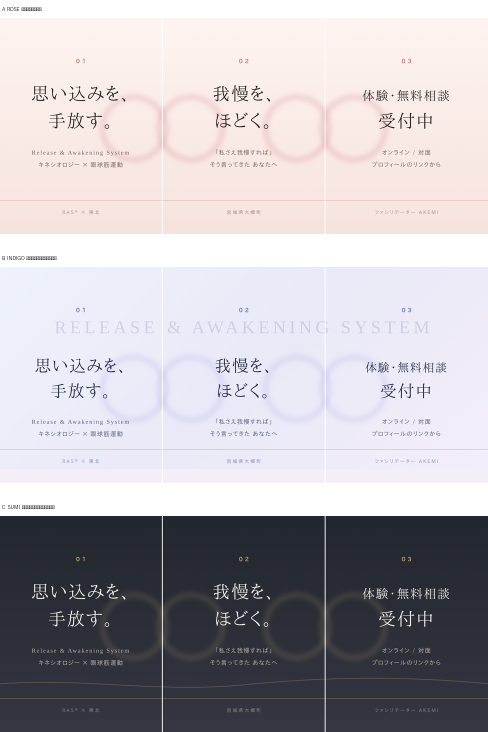
#> input picture posts/profile-pin/compare.png, 975 x 1464 px (shown at 1/2 size)
$ python tone_photo.py compare.png out.png
#> lines starting #> are read from the running program, lines starting #| are printed output that depends on the picture
#> further down, im is the input picture: PIL image 975x1464 RGB; mean R, G, B 184.6, 180.9, 186.1
#!/usr/bin/env python3
"""
写真を、参考デザインの色調（彩度を落とした、少し暖かいマット調）に揃えるツール。

グリッド全体の統一感は、文字タイルより「写真の色が揃っているか」で決まる。
撮った写真をそのまま上げると、ここだけ浮く。

    python3 tone_photo.py 写真.jpg out.jpg
    python3 tone_photo.py 写真.jpg out.jpg --strength 0.7
"""
import argparse
from PIL import Image, ImageEnhance

CREAM = (226, 218, 187)   # #E2DABB 参考デザインのベージュ


def tone(img, strength=1.0):
    """strength 0=元のまま 1=標準 それ以上で更に淡く"""
#> called with strength = 1
    img = img.convert('RGB')

    # 1. 彩度を落とす
    img = ImageEnhance.Color(img).enhance(1 - 0.42 * strength)

    # 2. コントラストを少し弱めて、マットな質感にする
    img = ImageEnhance.Contrast(img).enhance(1 - 0.14 * strength)
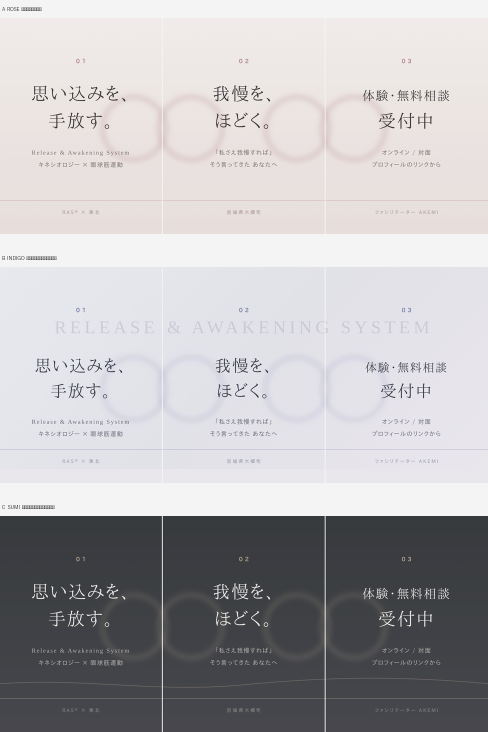
#> img: PIL image 975x1464 RGB (shown at 1/2 size); mean R, G, B 182.7, 180.9, 183.3

    # 3. ベージュを薄くかぶせて色味を寄せる
    overlay = Image.new('RGB', img.size, CREAM)
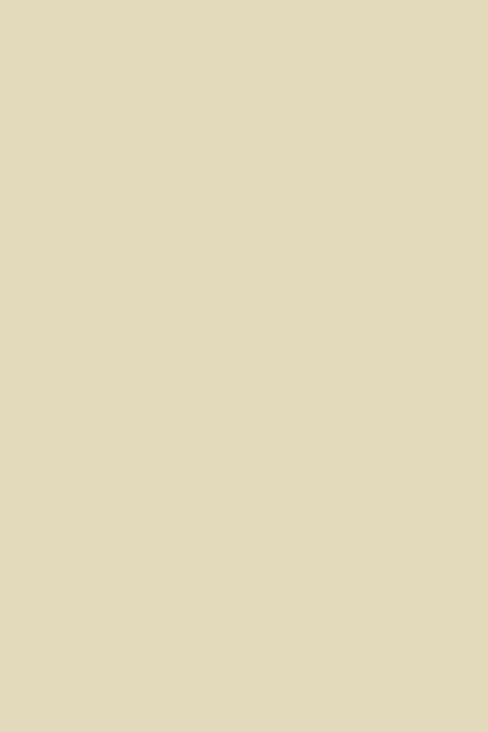
#> overlay: PIL image 975x1464 RGB (shown at 1/2 size); mean R, G, B 226, 218, 187
    img = Image.blend(img, overlay, 0.13 * strength)
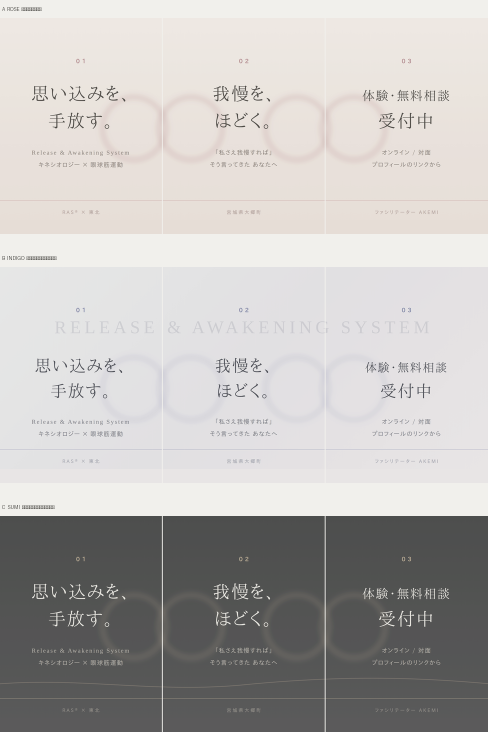
#> img: PIL image 975x1464 RGB (shown at 1/2 size); mean R, G, B 187.8, 185.2, 183.3

    # 4. 黒を少し持ち上げる（フィルム調の締まりすぎない黒）
    lift = int(14 * strength)
    img = img.point(lambda v: lift + v * (255 - lift) // 255)

    # 5. わずかに明るく
    return ImageEnhance.Brightness(img).enhance(1 + 0.03 * strength)


def fit_tile(img, w=1080, h=1350):
    """4:5に切り抜く（中央基準）"""
    src_ratio, dst_ratio = img.width / img.height, w / h
    if src_ratio > dst_ratio:
        nw = round(img.height * dst_ratio)
        img = img.crop(((img.width - nw) // 2, 0, (img.width + nw) // 2, img.height))
    else:
        nh = round(img.width / dst_ratio)
        img = img.crop((0, (img.height - nh) // 2, img.width, (img.height + nh) // 2))
    return img.resize((w, h), Image.LANCZOS)


if __name__ == '__main__':
    ap = argparse.ArgumentParser()
    ap.add_argument('src'); ap.add_argument('dst')
    ap.add_argument('--strength', type=float, default=1.0)
    ap.add_argument('--crop', action='store_true', help='4:5(1080x1350)に切り抜く')
    a = ap.parse_args()
    im = Image.open(a.src)
    if a.crop:
        im = fit_tile(im)
    tone(im, a.strength).save(a.dst, quality=95)
    print('書き出し:', a.dst)
